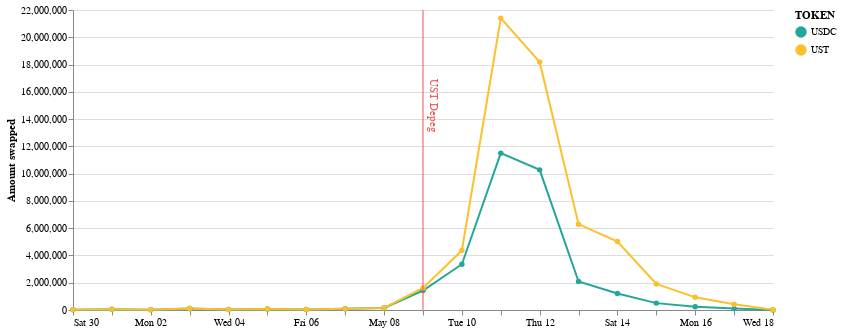

The notebook cell this image was saved under:
### Code cell
df = ust_usdc[['DAY','AMOUNT','TOKEN']]
assets = ['USDC','UST']
colors = ['#25a69a','#fbc02c','#ffffff']
cols = ust_usdc.columns
ChartProvider().assets_chart(df, assets, colors, text_height=15000000)

### Figure 1 — Vega-Lite specification as saved in the notebook (floating-point values rounded to 4 significant figures)
{"config": {"view": {"continuousWidth": 400, "continuousHeight": 300, "strokeOpacity": 0}, "axisX": {}}, "layer": [{"data": {"name": "data-0bd26bea0d4394121a354a9b4780751c"}, "mark": {"type": "line", "point": true}, "encoding": {"color": {"field": "TOKEN", "scale": {"domain": ["USDC", "UST"], "range": ["#25a69a", "#fbc02c", "#ffffff"]}, "type": "nominal"}, "tooltip": [{"field": "DAY", "format": "%Y-%m-%d %H:%M", "type": "temporal"}, {"field": "AMOUNT", "type": "quantitative"}], "x": {"axis": {"grid": false}, "field": "DAY", "sort": {"order": "ascending"}, "type": "temporal"}, "y": {"field": "AMOUNT", "type": "quantitative"}}}, {"data": {"name": "data-0775e21647da2a73a37a316c1331478a"}, "mark": {"type": "text", "angle": 90, "color": "#ef5350"}, "encoding": {"text": {"field": "text", "type": "nominal"}, "x": {"axis": {"title": ""}, "field": "text_date", "type": "temporal"}, "y": {"axis": {"title": "Amount swapped"}, "field": "height", "type": "quantitative"}}}, {"data": {"name": "data-0775e21647da2a73a37a316c1331478a"}, "mark": {"type": "rule", "color": "#ef5350"}, "encoding": {"x": {"axis": {"title": ""}, "field": "Date", "type": "temporal"}}}], "width": 700, "$schema": "https://vega.github.io/schema/vega-lite/v4.17.0.json", "datasets": {"data-0bd26bea0d4394121a354a9b4780751c": [{"DAY": "2022-05-08 00:00:00.000", "AMOUNT": 145300.0, "TOKEN": "USDC"}, {"DAY": "2022-05-11 00:00:00.000", "AMOUNT": 11500000.0, "TOKEN": "USDC"}, {"DAY": "2022-05-15 00:00:00.000", "AMOUNT": 504200.0, "TOKEN": "USDC"}, {"DAY": "2022-05-17 00:00:00.000", "AMOUNT": 101300.0, "TOKEN": "USDC"}, {"DAY": "2022-05-01 00:00:00.000", "AMOUNT": 52050.0, "TOKEN": "USDC"}, {"DAY": "2022-05-16 00:00:00.000", "AMOUNT": 241200.0, "TOKEN": "USDC"}, {"DAY": "2022-05-10 00:00:00.000", "AMOUNT": 3358000.0, "TOKEN": "USDC"}, {"DAY": "2022-05-02 00:00:00.000", "AMOUNT": 22820.0, "TOKEN": "USDC"}, {"DAY": "2022-05-09 00:00:00.000", "AMOUNT": 1428000.0, "TOKEN": "USDC"}, {"DAY": "2022-05-03 00:00:00.000", "AMOUNT": 116300.0, "TOKEN": "USDC"}, {"DAY": "2022-05-05 00:00:00.000", "AMOUNT": 71680.0, "TOKEN": "USDC"}, {"DAY": "2022-04-30 00:00:00.000", "AMOUNT": 13270.0, "TOKEN": "USDC"}, {"DAY": "2022-05-04 00:00:00.000", "AMOUNT": 34530.0, "TOKEN": "USDC"}, {"DAY": "2022-05-06 00:00:00.000", "AMOUNT": 31020.0, "TOKEN": "USDC"}, {"DAY": "2022-05-13 00:00:00.000", "AMOUNT": 2093000.0, "TOKEN": "USDC"}, {"DAY": "2022-05-12 00:00:00.000", "AMOUNT": 10280000.0, "TOKEN": "USDC"}, {"DAY": "2022-05-07 00:00:00.000", "AMOUNT": 89580.0, "TOKEN": "USDC"}, {"DAY": "2022-05-14 00:00:00.000", "AMOUNT": 1214000.0, "TOKEN": "USDC"}, {"DAY": "2022-05-18 00:00:00.000", "AMOUNT": 3823.0, "TOKEN": "USDC"}, {"DAY": "2022-05-08 00:00:00.000", "AMOUNT": 146600.0, "TOKEN": "UST"}, {"DAY": "2022-05-11 00:00:00.000", "AMOUNT": 21400000.0, "TOKEN": "UST"}, {"DAY": "2022-05-15 00:00:00.000", "AMOUNT": 1912000.0, "TOKEN": "UST"}, {"DAY": "2022-05-17 00:00:00.000", "AMOUNT": 422300.0, "TOKEN": "UST"}, {"DAY": "2022-05-01 00:00:00.000", "AMOUNT": 51990.0, "TOKEN": "UST"}, {"DAY": "2022-05-16 00:00:00.000", "AMOUNT": 927000.0, "TOKEN": "UST"}, {"DAY": "2022-05-10 00:00:00.000", "AMOUNT": 4370000.0, "TOKEN": "UST"}, {"DAY": "2022-05-02 00:00:00.000", "AMOUNT": 22850.0, "TOKEN": "UST"}, {"DAY": "2022-05-09 00:00:00.000", "AMOUNT": 1618000.0, "TOKEN": "UST"}, {"DAY": "2022-05-03 00:00:00.000", "AMOUNT": 115600.0, "TOKEN": "UST"}, {"DAY": "2022-05-05 00:00:00.000", "AMOUNT": 71470.0, "TOKEN": "UST"}, {"DAY": "2022-04-30 00:00:00.000", "AMOUNT": 13230.0, "TOKEN": "UST"}, {"DAY": "2022-05-04 00:00:00.000", "AMOUNT": 34660.0, "TOKEN": "UST"}, {"DAY": "2022-05-06 00:00:00.000", "AMOUNT": 30990.0, "TOKEN": "UST"}, {"DAY": "2022-05-13 00:00:00.000", "AMOUNT": 6296000.0, "TOKEN": "UST"}, {"DAY": "2022-05-12 00:00:00.000", "AMOUNT": 18180000.0, "TOKEN": "UST"}, {"DAY": "2022-05-07 00:00:00.000", "AMOUNT": 89470.0, "TOKEN": "UST"}, {"DAY": "2022-05-14 00:00:00.000", "AMOUNT": 5023000.0, "TOKEN": "UST"}, {"DAY": "2022-05-18 00:00:00.000", "AMOUNT": 16500.0, "TOKEN": "UST"}], "data-0775e21647da2a73a37a316c1331478a": [{"Date": "2022-05-09", "text_date": "2022-05-09:06:00", "text": "UST Depeg", "height": 15000000}]}}
